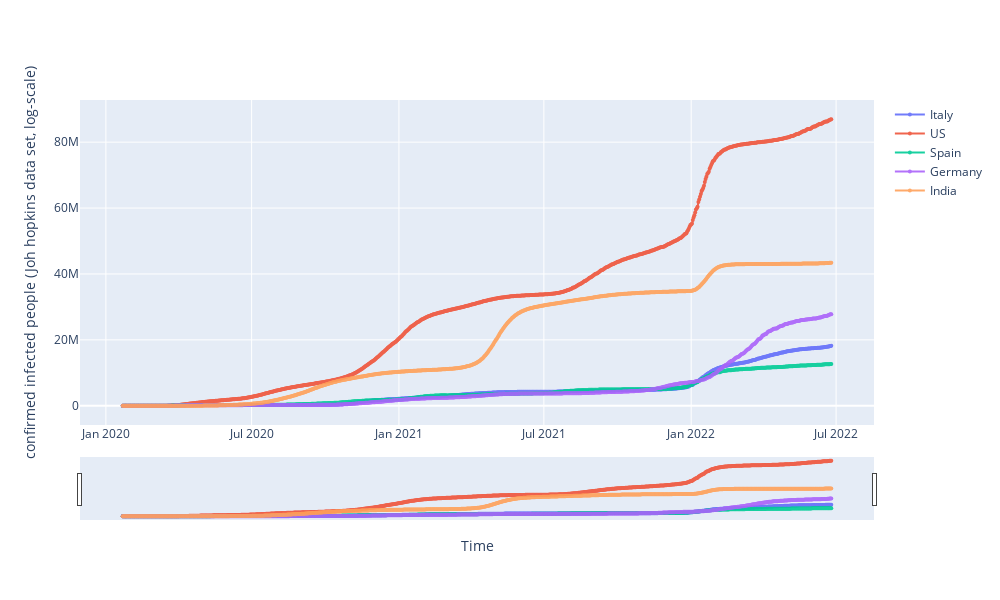

The notebook cell saved with this chart:
### Code cell
for each in country_list:
    fig.add_trace(go.Scatter(x=df_plot.date,
                             y = df_plot[each],
                             mode = 'markers+lines',
                             opacity = 0.9,
                            line_width = 2,
                            marker_size = 4,
                            name = each))


fig.update_layout(
    width = 1000,
    height = 600,
    xaxis_title = "Time",
    yaxis_title = "confirmed infected people (Joh hopkins data set, log-scale)",
)
fig.update_yaxes(type = "linear")


fig.update_layout(xaxis_rangeslider_visible = True)

### Figure 1 — Plotly figure (JSON) as saved in the notebook; plotly's stock layout.template omitted (floating-point values rounded to 4 significant figures; data arrays with more than 128 entries replaced by an {"elided": "..."} marker saying what was removed)
{"data": [{"line": {"width": 2}, "marker": {"size": 4}, "mode": "markers+lines", "name": "Italy", "opacity": 0.9, "type": "scatter", "x": {"elided": "886 str values"}, "y": {"elided": "886 int values"}}, {"line": {"width": 2}, "marker": {"size": 4}, "mode": "markers+lines", "name": "US", "opacity": 0.9, "type": "scatter", "x": {"elided": "886 str values"}, "y": {"elided": "886 int values"}}, {"line": {"width": 2}, "marker": {"size": 4}, "mode": "markers+lines", "name": "Spain", "opacity": 0.9, "type": "scatter", "x": {"elided": "886 str values"}, "y": {"elided": "886 int values"}}, {"line": {"width": 2}, "marker": {"size": 4}, "mode": "markers+lines", "name": "Germany", "opacity": 0.9, "type": "scatter", "x": {"elided": "886 str values"}, "y": {"elided": "886 int values"}}, {"line": {"width": 2}, "marker": {"size": 4}, "mode": "markers+lines", "name": "India", "opacity": 0.9, "type": "scatter", "x": {"elided": "886 str values"}, "y": {"elided": "886 int values"}}], "layout": {"height": 600, "width": 1000, "xaxis": {"rangeslider": {"visible": true}, "title": {"text": "Time"}}, "yaxis": {"title": {"text": "confirmed infected people (Joh hopkins data set, log-scale)"}, "type": "linear"}}}
